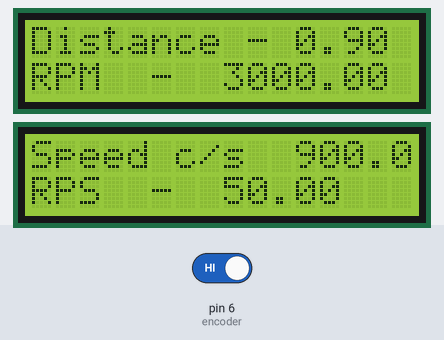
This sketch was run on a simulated Arduino Uno, built with avr-gcc and run on an emulated ATmega328P. Parts: 2 × 16×2 character LCD. The test bench sets the inputs (shaded band); at power-on: pin 6 (encoder) HIGH. What the sketch prints to the serial monitor is not drawn.

Above: at 0.29 s.
At 1.37 s:
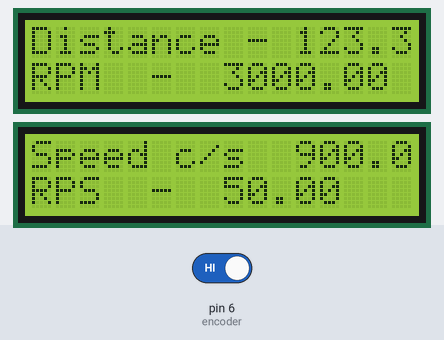
1.4 s: pin 6 (encoder) driven LOW
At 2.4 s:
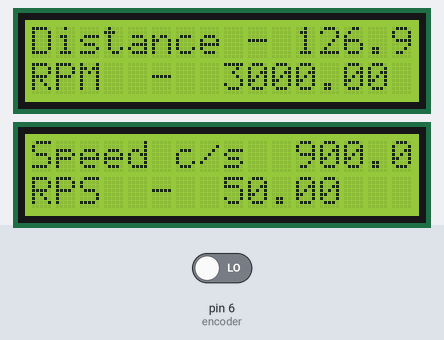
Timing chart, 0 to 4.4 s (numbered marks = the images above; inputs shaded):
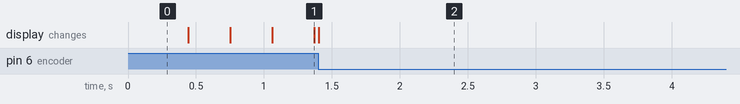

The sketch:

es_project1.ino
```cpp
#include <LiquidCrystal.h>
LiquidCrystal lcd(12, 11, 5, 4, 3, 2);
LiquidCrystal lcd1(13, A0, 10, 9, 8, 7);

const int encoder= 6;

const int hole=20;
const int pi =3.14;
const int wheel_radius = 3; //in cm
float dist;

float Distance(int var){
  float cir=2*pi*wheel_radius; //in cm
  dist=dist+(RPS(var)*cir*var)/1000;


  Serial.print(var);
  Serial.print(",");
  Serial.println(dist);


  return dist;
}

float RPS(int var){
  float rps=1000/float(hole*var);
  return rps;
}

float RPM(int var){
  return RPS(var)*60;
}

float Speed(int var){
  float cir=2*pi*wheel_radius; //in cm
  return RPS(var)*cir;
}

void setup() {
  lcd.begin(16, 2);
  lcd1.begin(16, 2);
  Serial.begin(9600);

  lcd.print("Distance - ");
  lcd1.print("Speed c/s  - ");

  lcd.setCursor(0,1);
  lcd1.setCursor(0,1);

  lcd.print("RPM  - ");
  lcd1.print("RPS  - ");

  pinMode(encoder,INPUT);

  dist=0;
}

void loop() {
  int temp = digitalRead(encoder);

  float diff=0;
  if(temp==0){
    int curr_time=millis();
    while(digitalRead(encoder)==0);
    while(digitalRead(encoder)==1);
    diff=millis()-curr_time;
  }

  if(diff==0){diff=1;}

  //diff=diff/1000;
  //Serial.println(diff);


  // LCD output
  lcd.setCursor(11, 0);
  lcd1.setCursor(11, 0);

  lcd.print(Distance(diff));lcd.print("    ");
  lcd1.print(Speed(diff));lcd.print("    ");
  lcd.setCursor(8,1);
  lcd1.setCursor(8,1);

  lcd.print(RPM(diff));lcd.print("      ");
  lcd1.print(RPS(diff));lcd.print("      ");

}
```
